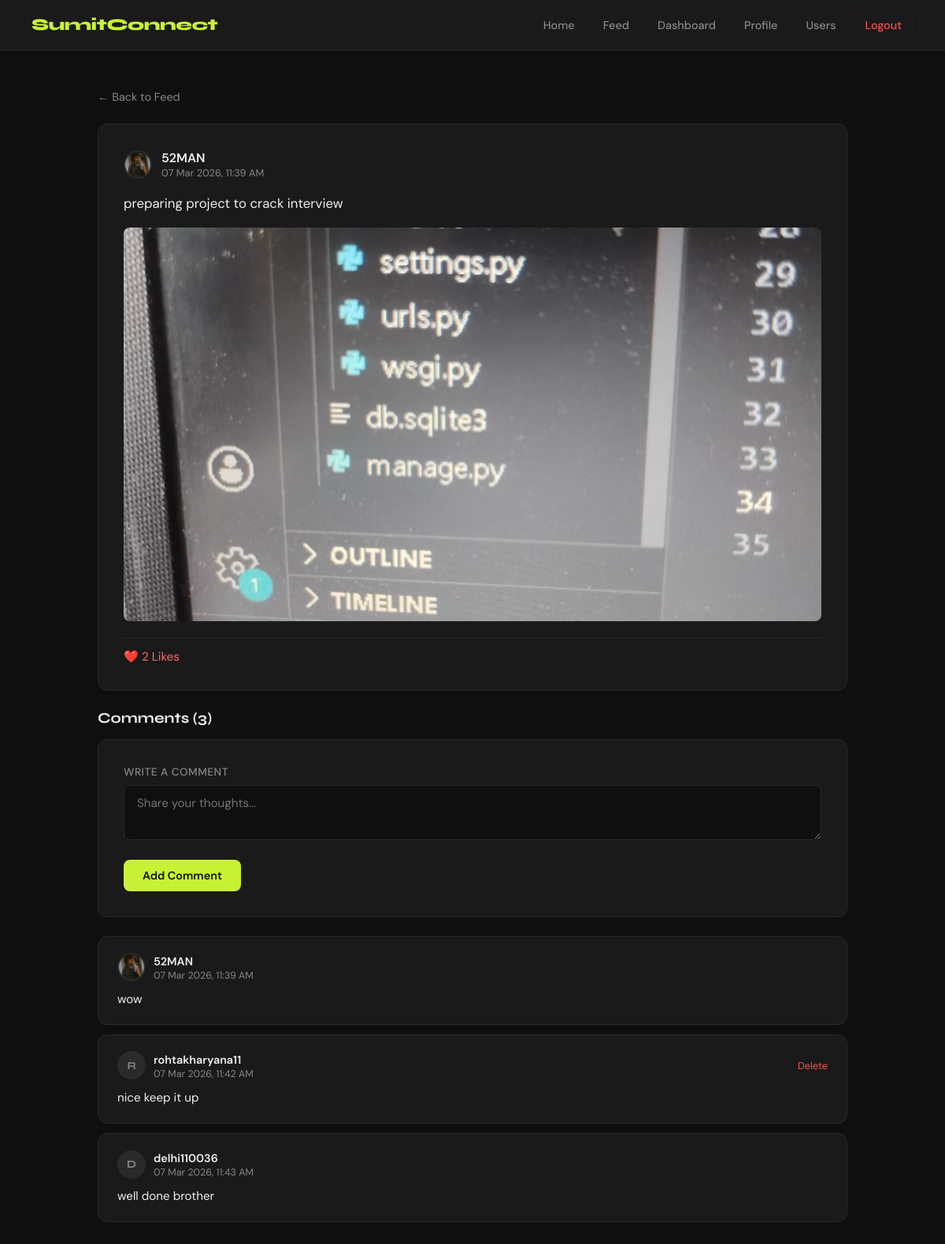
/feed/post/1/ (signed in), run on the app's committed database.
### accounts/models.py (models this page shows, shortened)
class Post(models.Model):
    author = models.ForeignKey(User, on_delete=models.CASCADE, related_name='posts')
    content = models.TextField()
    image = models.ImageField(upload_to='post_images/', blank=True, null=True)
    created_at = models.DateTimeField(auto_now_add=True)
    updated_at = models.DateTimeField(auto_now=True)
    class Meta:
        ordering = ['-created_at']  # Newest posts first
    def likes_count(self):
        return self.likes.count()
    def comments_count(self):
        return self.comments.count()
    def is_liked_by(self, user):
        return self.likes.filter(user=user).exists()

class Profile(models.Model):
    user = models.OneToOneField(User, on_delete=models.CASCADE)
    bio = models.TextField(blank=True)
    profile_picture = models.ImageField(upload_to='profile_pics/', blank=True, null=True)

class Comment(models.Model):
    user = models.ForeignKey(User, on_delete=models.CASCADE, related_name='comments')
    post = models.ForeignKey(Post, on_delete=models.CASCADE, related_name='comments')
    content = models.TextField()
    created_at = models.DateTimeField(auto_now_add=True)
    class Meta:
        ordering = ['created_at']  # Oldest comments first

### accounts/views.py (the view, shortened to what this page needs)
# urls.py: path('feed/post/<int:post_id>/', views.post_detail, name='post_detail'),
@login_required
def post_detail(request, post_id):
    post = get_object_or_404(Post, id=post_id)
    comments = post.comments.all()
    post.liked_by_user = post.is_liked_by(request.user)
    context = {
        'post': post,
        'comments': comments,
    }
    return render(request, 'accounts/post_detail.html', context)

### accounts/templates/accounts/post_detail.html (shortened to what this page needs)
{% extends 'accounts/base.html' %}
{% block content %}
<a href="{% url 'feed' %}" class="text-muted" style="text-decoration:none; font-size:0.9rem;">
  ← Back to Feed
</a>
<div class="card" style="margin-top:24px; margin-bottom:24px;">
  <div style="display:flex; align-items:center; gap:12px; margin-bottom:16px;">
    {% if post.author.profile.profile_picture %}
      <img src="{{ post.author.profile.profile_picture.url }}" class="avatar avatar-sm" />
    {% else %}
      <div class="avatar-placeholder avatar-sm" style="font-size:0.85rem;">
        {{ post.author.username|first|upper }}
      </div>
    {% endif %}
    <div style="flex:1;">
      <a href="{% url 'user_profile' post.author.username %}"
         style="color:var(--text); text-decoration:none; font-weight:600;">
        {{ post.author.username }}
      </a>
      <div class="text-muted" style="font-size:0.8rem;">
        {{ post.created_at|date:"d M Y, h:i A" }}
      </div>
    </div>
  </div>
  <p style="line-height:1.7; margin-bottom:16px; font-size:1.05rem;">{{ post.content }}</p>
  {% if post.image %}
    <img
      src="{{ post.image.url }}"
      style="width:100%; max-height:500px; object-fit:cover; border-radius:8px; margin-bottom:16px;"
    />
  {% endif %}
  <div style="padding-top:12px; border-top:1px solid var(--border);">
    <a href="{% url 'like_post' post.id %}?next=/feed/post/{{ post.id }}/"
       style="text-decoration:none; display:inline-flex; align-items:center; gap:6px;
              color:{% if post.liked_by_user %}#ff6b6b{% else %}var(--muted){% endif %}; font-size:0.95rem;">
      {% if post.liked_by_user %}❤️{% else %}🤍{% endif %}
      {{ post.likes_count }} Like{{ post.likes_count|pluralize }}
    </a>
  </div>
</div>
<h3 style="font-family:'Syne',sans-serif; font-weight:700; margin-bottom:16px;">
  Comments ({{ post.comments_count }})
</h3>
<div class="card" style="margin-bottom:24px;">
  <form method="POST">
    <div class="form-group">
      <label>Write a comment</label>
      <textarea name="content" placeholder="Share your thoughts..." style="min-height:70px;"></textarea>
    </div>
    <button type="submit" class="btn btn-primary">Add Comment</button>
  </form>
</div>
{% if comments %}
  {% for comment in comments %}
    <div class="card" style="margin-bottom:12px; padding:20px 24px;">
      <div style="display:flex; align-items:center; gap:10px; margin-bottom:10px;">
        {% if comment.user.profile.profile_picture %}
          <img src="{{ comment.user.profile.profile_picture.url }}" class="avatar avatar-sm" />
        {% else %}
          <div class="avatar-placeholder avatar-sm" style="font-size:0.85rem;">
            {{ comment.user.username|first|upper }}
          </div>
        {% endif %}
        <div style="flex:1;">
          <a href="{% url 'user_profile' comment.user.username %}"
             style="color:var(--text); text-decoration:none; font-weight:600; font-size:0.9rem;">
            {{ comment.user.username }}
          </a>
          <div class="text-muted" style="font-size:0.78rem;">
            {{ comment.created_at|date:"d M Y, h:i A" }}
          </div>
        </div>
        {% if comment.user == request.user %}
          <a href="{% url 'delete_comment' comment.id %}"
             onclick="return confirm('Delete this comment?')"
             style="color:var(--danger); font-size:0.8rem; text-decoration:none;">
            Delete
          </a>
        {% endif %}
      </div>
      <p style="color:var(--text); line-height:1.6; font-size:0.95rem;">{{ comment.content }}</p>
    </div>
  {% endfor %}
{% else %}
  <div class="card" style="text-align:center; padding:32px;">
    <div class="text-muted">No comments yet — be the first!</div>
  </div>
{% endif %}
{% endblock %}

### accounts/templates/accounts/base.html (style rules this page uses)
*, *::before, *::after { box-sizing: border-box; margin: 0; padding: 0; }
:root { --bg: #0f0f0f; --surface: #1a1a1a; --border: #2a2a2a; --accent: #c8f135; --accent-dark: #a8d020; --text: #f0f0f0; --muted: #888; --danger: #ff4d4d; --radius: 12px; }
body { font-family: 'DM Sans', sans-serif; background: var(--bg); color: var(--text); min-height: 100vh; }
.card { background: var(--surface); border: 1px solid var(--border); border-radius: var(--radius); padding: 32px; }
.form-group { margin-bottom: 20px; }
.form-group label { display: block; font-size: 0.85rem; font-weight: 500; color: var(--muted); margin-bottom: 8px; text-transform: uppercase; letter-spacing: 0.5px; }
.form-group input, .form-group textarea { width: 100%; background: var(--bg); border: 1px solid var(--border); border-radius: 8px; padding: 12px 16px; color: var(--text); font-family: 'DM Sans', sans-serif; font-size: 0.95rem; transition: border-color 0.2s; outline: none; }
.form-group textarea { resize: vertical; min-height: 100px; }
.btn { display: inline-block; padding: 11px 24px; border-radius: 8px; font-family: 'DM Sans', sans-serif; font-size: 0.9rem; font-weight: 600; cursor: pointer; border: none; text-decoration: none; transition: all 0.2s; }
.btn-primary { background: var(--accent); color: var(--bg); }
.avatar { border-radius: 50%; object-fit: cover; border: 2px solid var(--border); }
.avatar-sm { width: 36px; height: 36px; }
.avatar-placeholder { border-radius: 50%; background: var(--border); display: flex; align-items: center; justify-content: center; font-family: 'Syne', sans-serif; font-weight: 700; color: var(--muted); flex-shrink: 0; }
.text-muted { color: var(--muted); font-size: 0.9rem; }

### data on the page
Post: author.profile.profile_picture (picture), author.username "52MAN", created_at "07 Mar 2026, 11:39 AM", content "preparing project to crack interview", image (picture), likes_count "2", comments_count "3"
Comment: user.profile.profile_picture (picture), user.username "52MAN", created_at "07 Mar 2026, 11:39 AM", content "wow"
Comment: user.username|first "R", user.username "rohtakharyana11", created_at "07 Mar 2026, 11:42 AM", shows "Delete", content "nice keep it up"
Comment: user.username|first "D", user.username "delhi110036", created_at "07 Mar 2026, 11:43 AM", content "well done brother"
